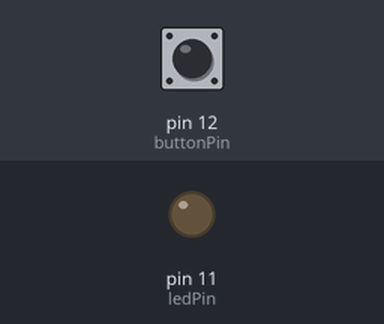
Recording of a program running on a simulated Raspberry Pi (header pin numbers). On the bench: output pins drawn as LEDs (lit = HIGH). The inputs (shaded band) are chosen by the test bench; at power-on: pin 12 (buttonPin) HIGH. What the program prints to the terminal is not drawn.

Above: at 1.2 s.
1.3 s: pin 12 (buttonPin) pulled LOW for 0.15 s
At 1.37 s:
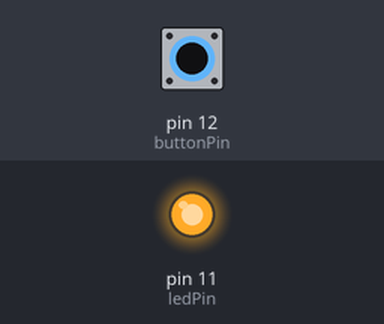
2.9 s: pin 12 (buttonPin) pulled LOW for 3.2 s
At 7.0 s:
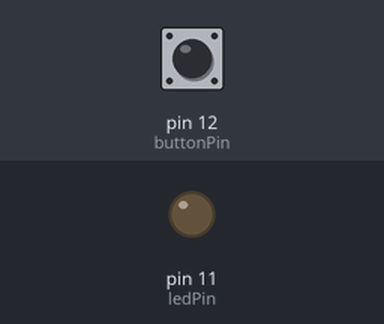
Timing chart, 0 to 8.5 s (numbered marks = the images above; inputs shaded):
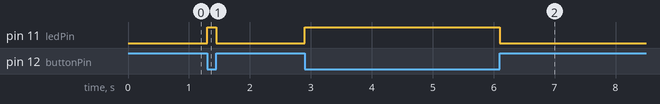

Measured:
- after the input at 1.3 s, pin 11 (ledPin): LOW → HIGH at once, → LOW 0.15 s later
- after the input at 2.9 s, pin 11 (ledPin): LOW → HIGH at once, → LOW 3.2 s later

The program:

ButtonLED.py
```python
#!/usr/bin/env python
########################################################################
# Filename    : ButtonLED.py
# Description : Controlling an led by button.
# author      : Seth Whalen , referenced from Freenove.com
# modification: 08/14/2018
########################################################################
import RPi.GPIO as GPIO
import wiringpi

ledPin = 11    # define the ledPin
buttonPin = 12    # define the buttonPin

def setup():
	print ('Program is starting...')
	GPIO.setmode(GPIO.BOARD)       # Numbers GPIOs by physical location
	GPIO.setup(ledPin, GPIO.OUT)   # Set ledPin's mode is output
	GPIO.setup(buttonPin, GPIO.IN, pull_up_down=GPIO.PUD_UP)    # Set buttonPin's mode is input, and pull up to high level(3.3V)

def loop():
	while True:
		if GPIO.input(buttonPin)==GPIO.LOW:
			GPIO.output(ledPin,GPIO.HIGH)
			print ('led on ...')
		else :
			GPIO.output(ledPin,GPIO.LOW)
			print ('led off ...')

def destroy():
	GPIO.output(ledPin, GPIO.LOW)     # led off
	GPIO.cleanup()                     # Release resource

if __name__ == '__main__':     # Program start from here
	setup()
	try:
		loop()
	except KeyboardInterrupt:  # When 'Ctrl+C' is pressed, the child program destroy() will be  executed.
		destroy()
```
